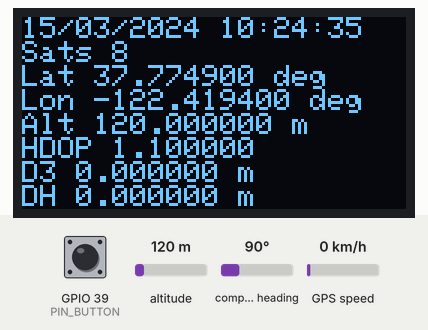
The sketch below on a simulated ESP32. Parts: 128×64 one-colour display. The test bench sets the inputs (shaded band); at power-on: GPIO 39 (PIN_BUTTON) LOW, altitude 120 m, compass heading 90°, GPS speed 0 km/h. The GPS gets a fix after 3 s at 37.7749, -122.4194 with 8 satellites; what the sketch prints to the serial monitor is not drawn.

Above: at 6.2 s.
6.3 s: GPIO 39 (PIN_BUTTON) pulled HIGH for 0.15 s
At 10.3 s:
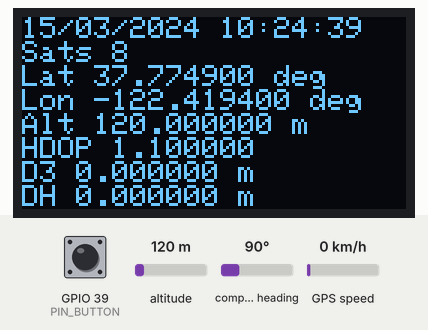
10.9 s: altitude set to 20 m
At 11.5 s:
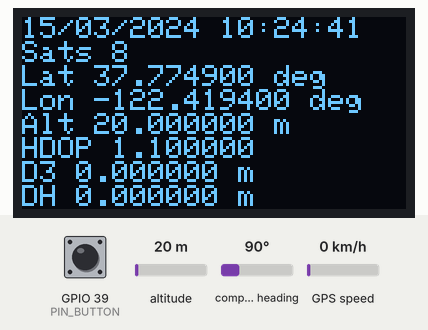
14.0 s: altitude set to 250 m
At 15.9 s:
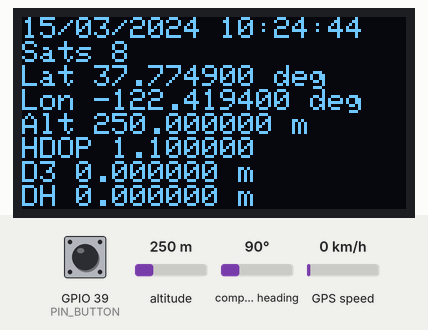
17.7 s: GPIO 39 (PIN_BUTTON) pulled HIGH for 1 s
20.2 s: altitude set to 500 m
At 23.3 s:
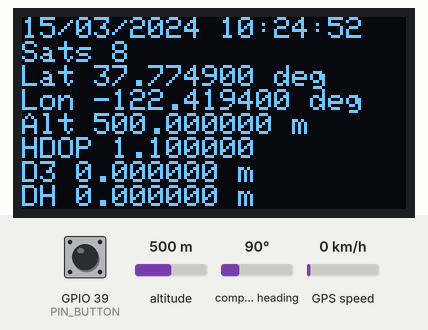
Timing chart, 0 to 24.6 s (numbered marks = the images above; inputs shaded):
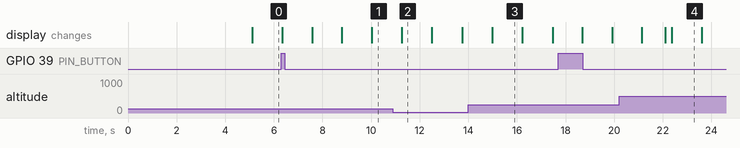

Measured:
- what the display in image 2 shows lasts 1.2 s, from 11.3 s to 12.5 s

The sketch:

tbeam_gps_tracker_oled.ino
```cpp
// (licence header left out)
#include <SPI.h>
#include <Wire.h>
#include <Adafruit_GFX.h>
#include <Adafruit_SSD1306.h>
#include <TinyGPS++.h>
#include <HardwareSerial.h>


//
// Constants
//

constexpr int const OLED_WIDTH      = 128;
constexpr int const OLED_HEIGHT     =  64;

constexpr int const PIN_OLED_RESET  =   4; // OLED eset pin # (or -1 if sharing Arduino reset pin)
constexpr int const PIN_GPS_UART_TX =  12;
constexpr int const PIN_GPS_UART_RX =  15;
constexpr int const PIN_BUTTON      =  39;

constexpr unsigned long const TIME_BUTTON_STOREPOS = 3000;


//
// Globals
//

// Declaration for an SSD1306 display connected to I2C (SDA, SCL pins)
//Adafruit_SSD1306(uint8_t w, uint8_t h, TwoWire *twi=&Wire, int8_t rst_pin=-1, uint32_t clkDuring=400000UL, uint32_t clkAfter=100000UL);
Adafruit_SSD1306 display(OLED_WIDTH, OLED_HEIGHT, &Wire, PIN_OLED_RESET, 800000UL, 400000UL);

HardwareSerial GPSSerial(1);

TinyGPSPlus tGps;

unsigned long     time_button_falling    =     0;
unsigned long     time_button_rising     =     0;
bool              button_state_previous  = false;
bool              button_state_now       = false;

bool              gps_valid_fix          = false;
bool              gps_had_one_fix        = false;
bool              gps_stored_exists      = false;
double            gps_stored_lat         = 0.0; // We love Greenwich meridian
double            gps_stored_lon         = 0.0; // Go Equator!!
double            gps_stored_h           = 0.0; // The sea is always good for a swim


//
// Behavior
//

double deg_to_rad(double const deg)
{
  return deg * 3.14159265358979323846 / 180.0;
}

// DISTANCE IN METERS
double distance_2d(double const x_lat_deg, double const x_lon_deg, double const y_lat_deg, double const y_lon_deg)
{
	constexpr double const earth_radius = 6.3781e6; // in m

	double const delta_lat = deg_to_rad(y_lat_deg - x_lat_deg);
  double const delta_lon = deg_to_rad(y_lon_deg - x_lon_deg);

  double const x_lat = deg_to_rad(x_lat_deg);
  double const y_lat = deg_to_rad(y_lat_deg);

  double const sin_lathalf = sin(delta_lat/2.0);
  double const sin_lonhalf = sin(delta_lon/2.0);

  double const sin2_lathalf = sin_lathalf * sin_lathalf ;
  double const sin2_lonhalf = sin_lonhalf * sin_lonhalf ;

	double const a = sin2_lathalf + sin2_lonhalf * cos(x_lat) * cos(y_lat);

	double const c = 2.0 * atan2(sqrt(a), sqrt(1.0 - a));

	return c * earth_radius;
}

// DISTANCE IN METERS
double distance_3d(double const x_lat_deg, double const x_lon_deg, double const x_h, double const y_lat_deg, double const y_lon_deg, double const y_h)
{
	double const dist2d = distance_2d(x_lat_deg, x_lon_deg, y_lat_deg, y_lon_deg);
	double const disth  = y_h - x_h;

	return sqrt(dist2d * dist2d + disth * disth);
}


void setup()
{
	pinMode(PIN_BUTTON, INPUT);


	// Initialize USB UART
	Serial.begin(115200);

	// Initialize GPS UART
	GPSSerial.begin(9600, SERIAL_8N1, PIN_GPS_UART_TX, PIN_GPS_UART_RX);
	GPSSerial.setTimeout(2);

	// SSD1306_SWITCHCAPVCC = generate display voltage from 3.3V internally
	if(!display.begin(SSD1306_SWITCHCAPVCC, 0x3C))
	{
		for(;;) // Don't proceed, loop forever
		{
			Serial.println(F("SSD1306 allocation failed"));
			display.println(F("SSD1306 allocation failed"));
			delay(2000);
		}
	}

	display.clearDisplay();
	display.setTextColor(WHITE);
	display.setCursor(0,0);
	display.setTextSize(1);
	display.println(F("T-Beam GPS Tracker"));
	display.println(F(""));
	display.println(F("github.com/luigicalligaris/tbeam_gps_oled"));
	display.display();

	delay(5000);
}


void loop()
{
	char msgstring[64];

	snprintf(msgstring, 63, "[Millis] %lu" , millis() ); Serial.println(msgstring);


	while (GPSSerial.available() > 0)
	{
		tGps.encode(GPSSerial.read());
	}


	if (
		tGps.location.isValid() && tGps.location.age() < 2000 &&
		tGps.altitude.isValid() && tGps.altitude.age() < 2000 &&
		tGps.hdop.isValid()     && tGps.hdop.age()     < 2000 &&
		tGps.hdop.value() <= 300
	)
	{
		gps_valid_fix   = true;
		gps_had_one_fix = true;
	}
	else
	{
		gps_valid_fix = false;
	}


	//
	// Position store button on GPIO39
	//

	button_state_previous = button_state_now;
	button_state_now      = digitalRead(PIN_BUTTON);

	Serial.print("[BUTTON 39]");

	if (button_state_previous)
		Serial.print(" Previous HI");
	else
		Serial.print(" Previous LO");

	if (button_state_now)
		Serial.print(" Current HI");
	else
		Serial.print(" Current LO");


	if (true == button_state_previous && false == button_state_now)
	{
		time_button_falling = millis();
		Serial.print(" --> Triggered falling");
	}

	if (false == button_state_previous && true == button_state_now)
	{
		time_button_rising = millis();
		Serial.print(" --> Triggered rising ");
	}

	if (!button_state_now && (millis() - time_button_falling > TIME_BUTTON_STOREPOS))
	{
		Serial.print(" --> LO longer than threshold");

		if (gps_valid_fix)
		{
			Serial.print(", storing position");
			gps_stored_exists = true;
			gps_stored_lat    = tGps.location.lat()   ;
			gps_stored_lon    = tGps.location.lng()   ;
			gps_stored_h      = tGps.altitude.meters();
		}
	}

	Serial.println("");


	snprintf(msgstring, 63, "[GPS] Loc valid %i age %i, alt valid %i age %i" , tGps.location.isValid(), tGps.location.age(), tGps.altitude.isValid(), tGps.altitude.age()); Serial.println(msgstring);

	snprintf(msgstring, 63, "[GPS] HDOP valid %i age %i value %i" , tGps.hdop.isValid(), tGps.hdop.age(), tGps.hdop.value()); Serial.println(msgstring);

	snprintf(msgstring, 63, "[GPS] Sats %i", tGps.satellites.value()); Serial.println(msgstring);

	//display.setTextColor(BLACK, WHITE);
	display.setTextColor(WHITE);
	display.setCursor(0,0);


	if (gps_valid_fix)
	{
		Serial.println("[GPS] Valid gps Fix");

		snprintf(msgstring, 63, "[GPS] Lat %f Lon %f"              , tGps.location.lat(), tGps.location.lng()                                                                       ); Serial.println(msgstring);
		snprintf(msgstring, 63, "[GPS] Date %i/%i/%i Time %i:%i:%i", tGps.date.day(), tGps.date.month(), tGps.date.year(), tGps.time.hour(), tGps.time.minute(), tGps.time.second() ); Serial.println(msgstring);


		display.clearDisplay();
		display.setTextSize(1);
		snprintf(msgstring, 63, "%02i/%02i/%04i %02i:%02i:%02i", tGps.date.day(), tGps.date.month(), tGps.date.year(), tGps.time.hour(), tGps.time.minute(), tGps.time.second() ); display.println(F(msgstring));
		snprintf(msgstring, 63, "Sats %i"             , tGps.satellites.value() ); display.println(F(msgstring));
		snprintf(msgstring, 63, "Lat %f deg"          , tGps.location.lat()     ); display.println(F(msgstring));
		snprintf(msgstring, 63, "Lon %f deg"          , tGps.location.lng()     ); display.println(F(msgstring));
		snprintf(msgstring, 63, "Alt %f m"            , tGps.altitude.meters()  ); display.println(F(msgstring));
		snprintf(msgstring, 63, "HDOP %f"             , tGps.hdop.hdop()        ); display.println(F(msgstring));

		if (gps_stored_exists)
		{
			double const dist3d = distance_3d(tGps.location.lat(), tGps.location.lng(), tGps.altitude.meters(), gps_stored_lat, gps_stored_lon, gps_stored_h);
			double const deltah = tGps.altitude.meters() - gps_stored_h;
			snprintf(msgstring, 63, "D3 %f m" , dist3d); display.println(F(msgstring));
			snprintf(msgstring, 63, "DH %f m" , deltah); display.println(F(msgstring));
		}
		else
		{
			snprintf(msgstring, 63, "D3 N/A"); display.println(F(msgstring));
			snprintf(msgstring, 63, "DH N/A"); display.println(F(msgstring));
		}

		display.display();
	}
	else
	{
		Serial.println("[GPS] Invalid GPS Fix");

		if (!gps_had_one_fix)
		{
			display.clearDisplay();

			display.setTextSize(2);
			display.println(F("No GPS fix"));
			display.display();
		}
	}

	Serial.println("");

	delay(200);
}
```
